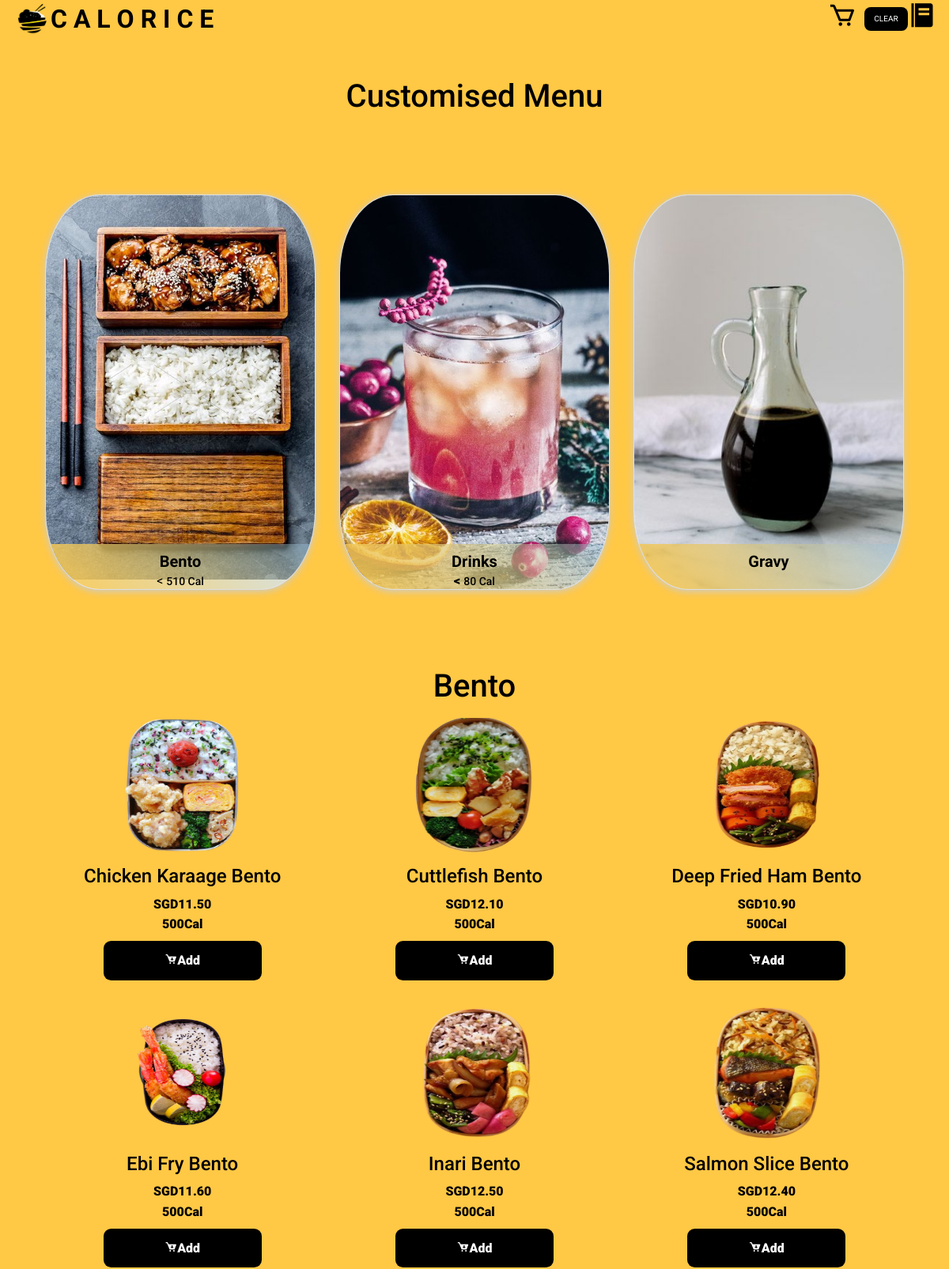
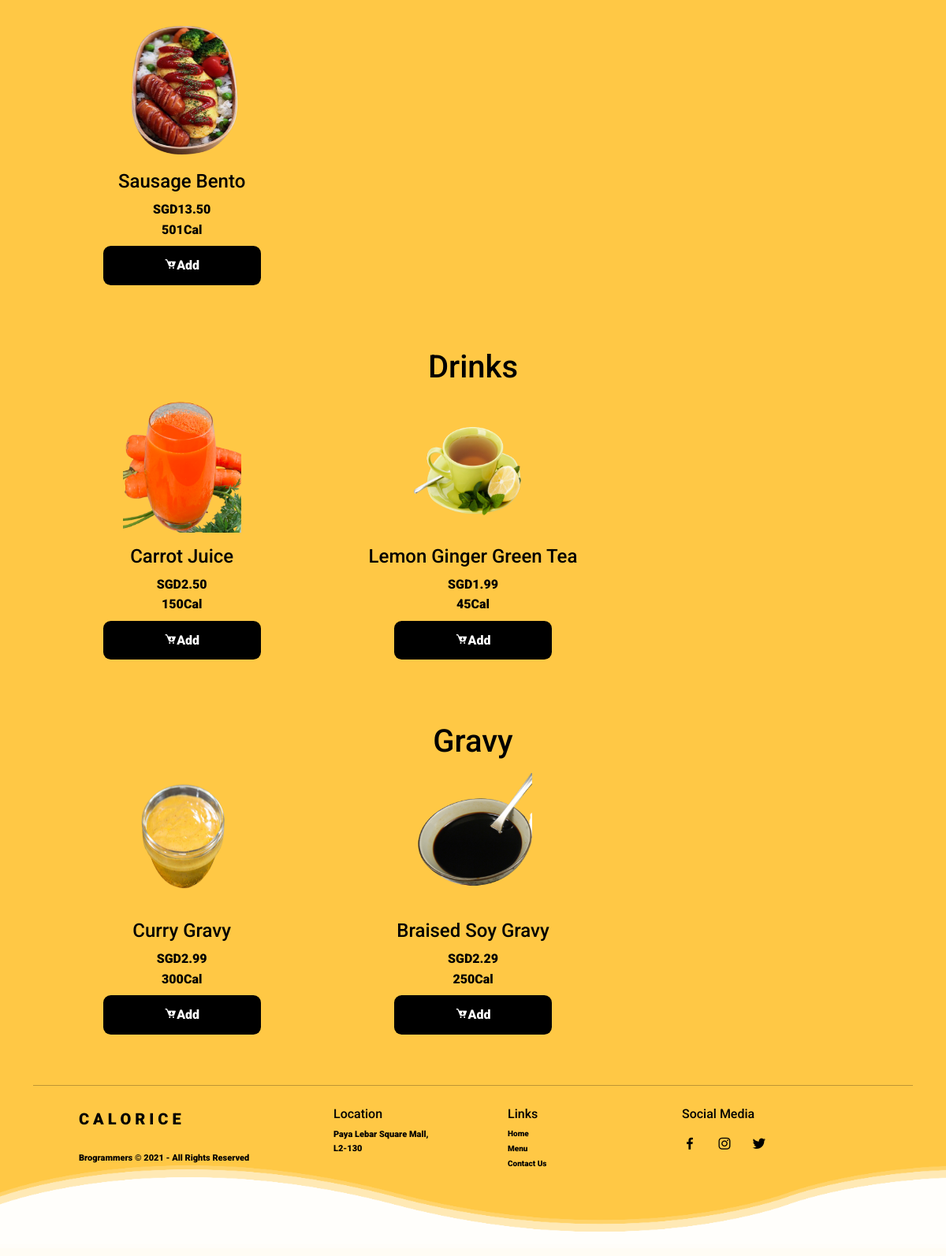
Page /menu.php on the committed database (2 pictures, top to bottom).
### tables this page shows
CREATE TABLE `food` (
  `food_id` int(11) NOT NULL,
  `food_name` varchar(255) NOT NULL,
  `food_category` varchar(128) NOT NULL,
  `food_subcategory` varchar(128) NOT NULL,
  `food_healthierchoice` smallint(6) DEFAULT '0',
  `food_vegan` smallint(6) DEFAULT NULL,
  `food_price` decimal(10,2) NOT NULL,
  `food_calories` int(11) NOT NULL,
  `food_img` varchar(256) DEFAULT NULL
);

### config/db.php (called while the page is built, shortened)
<?php
class DB {
  protected static $mdb = null;
  public static function getMDB() {
    $mdb = DB::$mdb;
    if ($mdb === null) {
      $mdb = DB::$mdb = new MeekroDB();
    }
    $mdb->sync_config();
    return $mdb;
  }
  public static function query() { $args = func_get_args(); return call_user_func_array(array(DB::getMDB(), 'query'), $args); }
}
class MeekroDB {
  public $encoding = 'latin1';
  public $connect_options = array(MYSQLI_OPT_CONNECT_TIMEOUT => 30);
  public $internal_mysql = null;
  public function __construct($host=null, $user=null, $password=null, $dbName=null, $port=null, $encoding=null, $socket=null)  {
    if ($encoding === null) $encoding = DB::$encoding;
    $this->encoding = $encoding;
  }
  public function get() {
    $mysql = $this->internal_mysql;
    if (!($mysql instanceof MySQLi)) {
      $mysql = new mysqli();
      foreach ($this->connect_options as $key => $value) {
        $mysql->options($key, $value);
      }
      $mysql->set_charset($this->encoding);
      $this->internal_mysql = $mysql;
    }
    return $mysql;
  }
  protected function preparseQueryParams() {
    $args = func_get_args();
    $sql = trim(strval(array_shift($args)));
    $args_all = $args;
    if (count($args_all) == 0) return array($sql);
    $chunkyQuery = array();
    return $chunkyQuery;
  }
  public function parseQueryParams() {
    $args = func_get_args();
    $chunkyQuery = call_user_func_array(array($this, 'preparseQueryParams'), $args);
    $query = '';
    foreach ($chunkyQuery as $chunk) {
      if (is_string($chunk)) {
        $query .= $chunk;
        continue;
      }
      $result = '';
      $query .= $result;
    }
    return $query;
  }
  protected function prependCall($function, $args, $prepend) { array_unshift($args, $prepend); return call_user_func_array($function, $args); }
  public function query() { $args = func_get_args(); return $this->prependCall(array($this, 'queryHelper'), $args, 'assoc'); }
  protected function queryHelper() {
    $args = func_get_args();
    $type = array_shift($args);
    $db = $this->get();
    $is_buffered = true;
    $row_type = 'assoc';
    $full_names = false;
    $sql = call_user_func_array(array($this, 'parseQueryParams'), $args);
    $result = $db->query($sql, $is_buffered ? MYSQLI_STORE_RESULT : MYSQLI_USE_RESULT);
    $return = array();
    while ($row = ($row_type == 'assoc' ? $result->fetch_assoc() : $result->fetch_row())) {
      $return[] = $row;
    }
    return $return;
  }
}
?>

### menu.php (the view, shortened to what this page needs)
<?php
include "config/db.php";
?>
<!DOCTYPE html>
<html lang="en">
<head>
    <link href="https://cdn.jsdelivr.net/npm/bootstrap@5.0.0-beta3/dist/css/bootstrap.min.css" rel="stylesheet">
    <link href='https://unpkg.com/boxicons@2.0.7/css/boxicons.min.css' rel='stylesheet'>
    <link rel="stylesheet" href="css/styles.css">
    <link rel="stylesheet" href="css/menu.css">
</head>
<body>
    <?php
    include "header.php";
    ?>
    <div class="container">
        <div class="row">
            <h1 class="text-center">Customised Menu</h1>
        </div>
        <menu>
        <div class="contain">
            <main>
                <div class="card">
                    <img src="images/ricebox.jpeg" alt="">
                    <div class="blogcontent">
                        <h3><strong>Bento</strong></h3>
                        <p>< <a href="#">510 Cal</a></p>
                    </div>
                </div>
                <div class="card">
                    <img src="images/drinks.jpeg" alt="">
                    <div class="blogcontent">
                        <h3><strong>Drinks<strong></h3>
                        <p>< <a href="">80 Cal</a></p>
                    </div>
                </div>
                <div class="card">
                    <img src="images/gravy.jpeg" alt="">
                    <div class="blogcontent">
                        <h3><strong>Gravy<strong></h3><br>
                    </div>
                </div>
            </main>
        </div>
        </menu>
        <div class="row bentodiv" id="bento">
            <h1 class="text-center">Bento</h1>
            <?php
                $bento = DB::query('SELECT * FROM food WHERE food_category = "Bento"');
                foreach($bento as $bento_result){
                    echo '<div class="col-lg-4 col-sm-6 menubox"><div class="row"><p class="text-center"><img src=" ';
                    echo SITE_URL . "admin/" . $bento_result['food_img'];
                    echo '" alt="" class="menu_img"></p></div><div class="row namerow"><h4 class="text-center">';
                    echo ucwords($bento_result['food_name']);
                    echo '</h4></div><div class="row pricerow"><span class="text-center">';
                    echo "SGD" . $bento_result['food_price'];
                    echo '</span></div><div class="row caloriesrow"><span class="text-center">';
                    echo $bento_result['food_calories'] . "Cal";
                    echo '</span></div><div class="row addbuttonrow"><a class="addbutton text-center" data-id="'.$bento_result['food_id'].'" ><i class="bx bxs-cart-download buy_now"></i>Add</a></div></div>
                    ';
                }
            ?>
        </div>
        <div class="row drinksdiv" id="drinks">
            <h1 class="text-center" >Drinks</h1>
            <?php
                $drinks = DB::query('SELECT * FROM food WHERE food_subcategory = "drinks"');
                foreach($drinks as $drinks_result){
                    echo '<div class="col-lg-4 col-sm-6 menubox"><div class="row"><p class="text-center"><img src=" ';
                    echo SITE_URL . "admin/" . $drinks_result['food_img'];
                    echo '" alt="" class="menu_img"></p></div><div class="row namerow"><h4 class="text-center">';
                    echo ucwords($drinks_result['food_name']);
                    echo '</h4></div><div class="row pricerow"><span class="text-center">';
                    echo "SGD" . $drinks_result['food_price'];
                    echo '</span></div><div class="row caloriesrow"><span class="text-center">';
                    echo $drinks_result['food_calories'] . "Cal";
                    echo '</span></div><div class="row addbuttonrow"><a class="addbutton text-center" data-id="'.$drinks_result['food_id'].'"><i class="bx bxs-cart-download"></i>Add</a></div></div>
                    ';
                }
            ?>
        </div>
        <div class="row gravydiv" id="gravy">
            <h1 class="text-center">Gravy</h1>
            <?php
                $gravy = DB::query('SELECT * FROM food WHERE food_subcategory = "gravy"');
                foreach($gravy as $gravy_result){
                    echo '<div class="col-lg-4 col-sm-6 menubox"><div class="row"><p class="text-center"><img src=" ';
                    echo SITE_URL . "admin/" . $gravy_result['food_img'];
                    echo '" alt="" class="menu_img"></p></div><div class="row namerow"><h4 class="text-center">';
                    echo ucwords($gravy_result['food_name']);
                    echo '</h4></div><div class="row pricerow"><span class="text-center">';
                    echo "SGD" . $gravy_result['food_price'];
                    echo '</span></div><div class="row caloriesrow"><span class="text-center">';
                    echo $gravy_result['food_calories'] . "Cal";
                    echo '</span></div><div class="row addbuttonrow"><a class="addbutton text-center" data-id="'.$gravy_result['food_id'].'"><i class="bx bxs-cart-download"></i>Add</a></div></div>
                    ';
                }
            ?>
        </div><hr>
    </div>
    <?php
    include "footer.php";
    ?>
</body>
</html>

### css/styles.css (style rules this page uses)
:root { --header-height:3rem; --primary-color: #ffc845; --primary-color-alt: #FFC82A; --title-color:#393939; --text-color:#000000; --text-color-light:#A6A6A6; --body-color:#ffc845; --container-color:#FFFFFF; --wave-color: #FFFAFA; --body-font: 'Roboto', san serif; --biggest-font-size: 2.5rem; --h1-font-size: 2rem; --h2-font-size: 1.5rem; --h3-font-size: 1rem; --normal-font-size: 1rem; --small-font-size:.0.9rem; --smaller-font-size: 0.75rem; --font-medium:500; --font-semi-bold:500; --mb-1:0.5rem; --mb-2:1rem; --mb-3:1.5rem; --mb-4:2.0rem; --mb-5:2.5rem; --mb-6:3rem; --z-tooltip:10; --z-fixed:100; }
@media screen and (min-width:768px) { :root { --biggest-font-size:4rem; --h1-font-size: 2.25rem; --h2-font-size: 1.5rem; --h3-font-size: 1.25rem; --normal-font-size: 1rem; --small-font-size:0.875rem; --smaller-font-size: 0.813rem; } }
*,::before,::after { box-sizing: border-box; }
html { scroll-behavior: smooth; }
body { margin: var(--header-height) 0 0 0; font-family: var(--body-font); font-size:var(--normal-font-size); background-color: var(--body-color); color: var(--text-color); line-height: 1.6; }
h1,h2,h3,p,ul { margin:0; }
a { text-decoration:none; }
.l-main, .container { padding-top: 50px ; animation: transitionIn 1s; }
.menu_img { width:250px; align-self:center; margin-bottom: var(--mb-2); max-width: 100%; height:300px; }
.bx { font-family: var(--body-font); }

### css/menu.css (style rules this page uses)
a { transition: all 0.5s; text-decoration: none; color: #000; }
.card img { width:100%; transition: all 0.5s; }
menu { padding:50px 0; margin-top:20px; text-align: center; }
.contain { max-width:1200px; width:100%; margin:0 auto; }
main { display: grid; grid-template-columns: 1fr 1fr 1fr; grid-gap: 30px; margin:30px 15px 0 15px; }
.card { position: relative; overflow: hidden; max-height:500px; height:100%; box-shadow:0 2px 10px #ccc; transition: all 0.5s; border-radius: 20%; }
.blogcontent { position: absolute; left: 0; bottom: -45px; width: 100%; color: #000; padding: 10px 5px; background: linear-gradient(45deg, rgb(255,200,69) 0%, rgba(144,192,229, 0.4)100%); transition: all 0.5s; }
.blogcontent h3 { font-size: 20px; font-weight:500; margin:0; }
.blogcontent a { font-size: 14px; font-weight:500; }
.menu_img { width:150px; height:170px; align-self:center; margin-bottom: var(--mb-2); }
.menubox { padding: 1em 2em; }
.addbutton { display:inline-block; background-color: #000; color:#FFF; padding: 0.75rem 0; border-radius: 0.6rem; transition:0.3s; font-family: var(--body-font); cursor:pointer; width:200px; }
.bentodiv, .drinksdiv, .gravydiv { padding: 2em 1em; }
.addbuttonrow { padding-top: 0.5em; justify-content: center; }

### rows in the picture
food: food_img (picture), food_name "Chicken Karaage Bento", food_price "11.50", food_calories "500"
food: food_img (picture), food_name "Cuttlefish Bento", food_price "12.10", food_calories "500"
food: food_img (picture), food_name "Deep Fried Ham Bento", food_price "10.90", food_calories "500"
food: food_img (picture), food_name "Ebi Fry Bento", food_price "11.60", food_calories "500"
food: food_img (picture), food_name "Inari Bento", food_price "12.50", food_calories "500"
food: food_img (picture), food_name "Salmon Slice Bento", food_price "12.40", food_calories "500"
food: food_img (picture), food_name "Sausage Bento", food_price "13.50", food_calories "501"
food: food_img (picture), food_name "Carrot Juice", food_price "2.50", food_calories "150"
food: food_img (picture), food_name "Lemon Ginger Green Tea", food_price "1.99", food_calories "45"
food: food_img (picture), food_name "Curry Gravy", food_price "2.99", food_calories "300"
food: food_img (picture), food_name "Braised Soy Gravy", food_price "2.29", food_calories "250"
